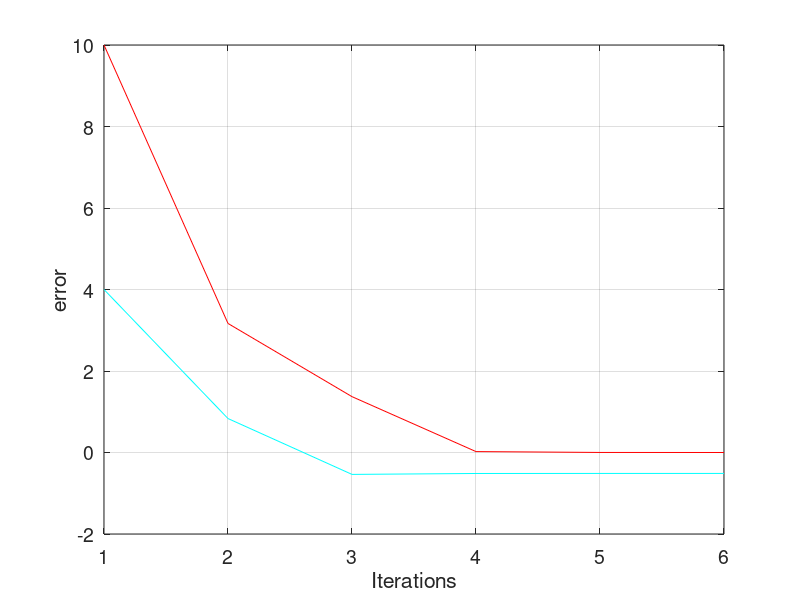

This figure's MATLAB source:
init_value=4;
i=1;
e(i)=10;

while(e(i)>0.001)
    
    if(i==1)
        x(i)=init_value;
    end
    
    g(i)=((5)/(x(i)^2-10));
i=i+1;
x(i)=g(i-1)
e(i)=abs(x(i-1)-x(i))
if(e(i)>50)
    break;
end
end

tamanio=size(e);
ite=1:1:tamanio(2);
figure('DefaultAxesFontSize',14)
set(gcf,'color','white');
plot(ite,e,'color',[1 0 0]);
grid on
hold on

plot(ite,x,'color',[0 1 1]);
xlabel('Iterations')
ylabel('error')